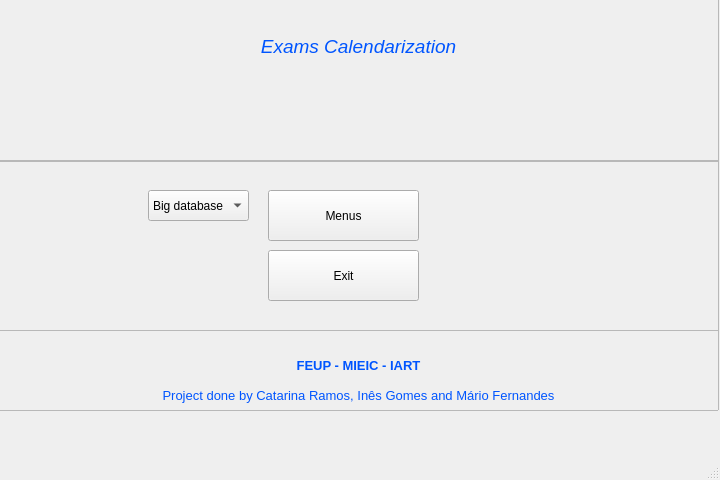
<?xml version="1.0" encoding="UTF-8"?>
<ui version="4.0">
 <class>MainWindow</class>
 <widget class="QMainWindow" name="MainWindow">
  <property name="geometry">
   <rect>
    <x>0</x>
    <y>0</y>
    <width>720</width>
    <height>480</height>
   </rect>
  </property>
  <property name="sizePolicy">
   <sizepolicy hsizetype="Fixed" vsizetype="Fixed">
    <horstretch>0</horstretch>
    <verstretch>0</verstretch>
   </sizepolicy>
  </property>
  <property name="windowTitle">
   <string>IART</string>
  </property>
  <widget class="QWidget" name="centralWidget">
   <widget class="QFrame" name="Credits">
    <property name="geometry">
     <rect>
      <x>-2</x>
      <y>330</y>
      <width>721</width>
      <height>81</height>
     </rect>
    </property>
    <property name="frameShape">
     <enum>QFrame::StyledPanel</enum>
    </property>
    <property name="frameShadow">
     <enum>QFrame::Raised</enum>
    </property>
    <widget class="QLabel" name="label">
     <property name="geometry">
      <rect>
       <x>0</x>
       <y>50</y>
       <width>721</width>
       <height>31</height>
      </rect>
     </property>
     <property name="font">
      <font>
       <pointsize>10</pointsize>
      </font>
     </property>
     <property name="styleSheet">
      <string notr="true">color: rgb(0, 85, 255);</string>
     </property>
     <property name="text">
      <string>Project done by Catarina Ramos, Inês Gomes and Mário Fernandes</string>
     </property>
     <property name="alignment">
      <set>Qt::AlignCenter</set>
     </property>
    </widget>
    <widget class="QLabel" name="label_2">
     <property name="geometry">
      <rect>
       <x>0</x>
       <y>20</y>
       <width>721</width>
       <height>31</height>
      </rect>
     </property>
     <property name="font">
      <font>
       <pointsize>10</pointsize>
       <weight>75</weight>
       <bold>true</bold>
      </font>
     </property>
     <property name="styleSheet">
      <string notr="true">color: rgb(0, 85, 255);</string>
     </property>
     <property name="text">
      <string>FEUP - MIEIC - IART</string>
     </property>
     <property name="alignment">
      <set>Qt::AlignCenter</set>
     </property>
    </widget>
   </widget>
   <widget class="QFrame" name="Buttons">
    <property name="geometry">
     <rect>
      <x>-2</x>
      <y>160</y>
      <width>721</width>
      <height>171</height>
     </rect>
    </property>
    <property name="frameShape">
     <enum>QFrame::StyledPanel</enum>
    </property>
    <property name="frameShadow">
     <enum>QFrame::Raised</enum>
    </property>
    <widget class="QPushButton" name="MenuButton">
     <property name="geometry">
      <rect>
       <x>270</x>
       <y>30</y>
       <width>151</width>
       <height>51</height>
      </rect>
     </property>
     <property name="text">
      <string>Menus</string>
     </property>
    </widget>
    <widget class="QPushButton" name="pushButton_3">
     <property name="geometry">
      <rect>
       <x>270</x>
       <y>90</y>
       <width>151</width>
       <height>51</height>
      </rect>
     </property>
     <property name="text">
      <string>Exit</string>
     </property>
    </widget>
    <widget class="QComboBox" name="comboBox">
     <property name="geometry">
      <rect>
       <x>150</x>
       <y>30</y>
       <width>101</width>
       <height>31</height>
      </rect>
     </property>
     <item>
      <property name="text">
       <string>Big database</string>
      </property>
     </item>
     <item>
      <property name="text">
       <string>Small database</string>
      </property>
     </item>
    </widget>
   </widget>
   <widget class="QFrame" name="Title">
    <property name="geometry">
     <rect>
      <x>-2</x>
      <y>-9</y>
      <width>721</width>
      <height>171</height>
     </rect>
    </property>
    <property name="frameShape">
     <enum>QFrame::StyledPanel</enum>
    </property>
    <property name="frameShadow">
     <enum>QFrame::Raised</enum>
    </property>
    <widget class="QLabel" name="label_4">
     <property name="geometry">
      <rect>
       <x>0</x>
       <y>40</y>
       <width>721</width>
       <height>31</height>
      </rect>
     </property>
     <property name="font">
      <font>
       <pointsize>14</pointsize>
       <italic>true</italic>
      </font>
     </property>
     <property name="styleSheet">
      <string notr="true">color: rgb(0, 85, 255);</string>
     </property>
     <property name="text">
      <string>Exams Calendarization</string>
     </property>
     <property name="alignment">
      <set>Qt::AlignCenter</set>
     </property>
    </widget>
    <widget class="QLabel" name="warning">
     <property name="geometry">
      <rect>
       <x>0</x>
       <y>100</y>
       <width>721</width>
       <height>31</height>
      </rect>
     </property>
     <property name="font">
      <font>
       <pointsize>10</pointsize>
      </font>
     </property>
     <property name="styleSheet">
      <string notr="true">color: Red;</string>
     </property>
     <property name="text">
      <string/>
     </property>
     <property name="alignment">
      <set>Qt::AlignCenter</set>
     </property>
    </widget>
   </widget>
   <widget class="QLabel" name="Background">
    <property name="geometry">
     <rect>
      <x>0</x>
      <y>0</y>
      <width>731</width>
      <height>431</height>
     </rect>
    </property>
    <property name="text">
     <string/>
    </property>
    <property name="pixmap">
     <pixmap>../resources/Schedule.jpg</pixmap>
    </property>
    <property name="scaledContents">
     <bool>true</bool>
    </property>
   </widget>
   <widget class="QFrame" name="mainFrame">
    <property name="geometry">
     <rect>
      <x>720</x>
      <y>429</y>
      <width>0</width>
      <height>0</height>
     </rect>
    </property>
    <property name="frameShape">
     <enum>QFrame::StyledPanel</enum>
    </property>
    <property name="frameShadow">
     <enum>QFrame::Raised</enum>
    </property>
   </widget>
   <zorder>Background</zorder>
   <zorder>Credits</zorder>
   <zorder>Buttons</zorder>
   <zorder>Title</zorder>
   <zorder>mainFrame</zorder>
  </widget>
  <widget class="QMenuBar" name="menuBar">
   <property name="geometry">
    <rect>
     <x>0</x>
     <y>0</y>
     <width>720</width>
     <height>26</height>
    </rect>
   </property>
  </widget>
  <widget class="QStatusBar" name="statusBar"/>
 </widget>
 <layoutdefault spacing="6" margin="11"/>
 <resources/>
 <connections>
  <connection>
   <sender>pushButton_3</sender>
   <signal>clicked()</signal>
   <receiver>MainWindow</receiver>
   <slot>close()</slot>
   <hints>
    <hint type="sourcelabel">
     <x>581</x>
     <y>297</y>
    </hint>
    <hint type="destinationlabel">
     <x>359</x>
     <y>239</y>
    </hint>
   </hints>
  </connection>
 </connections>
</ui>
